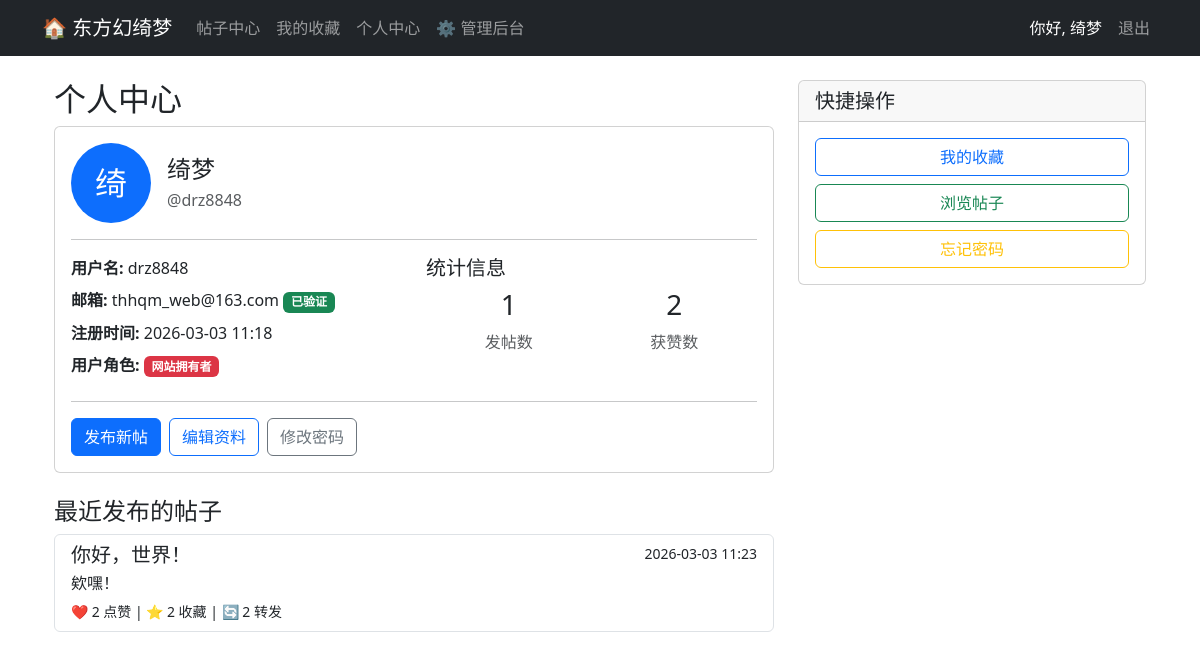
/accounts/profile/ (signed in), run on the app's committed database.
### accounts/models.py (models this page shows, shortened)
class UserProfile(models.Model):
    ROLE_CHOICES = (
        ('user', '普通用户'),
        ('mod', '管理员'),
        ('owner', '网站拥有者'),
    )
    user = models.OneToOneField(User, on_delete=models.CASCADE, related_name='profile')
    nickname = models.CharField(max_length=50, verbose_name="昵称", blank=True)
    security_question = models.CharField(max_length=200, verbose_name="密保问题", blank=True)
    security_answer = models.CharField(max_length=200, verbose_name="密保答案", blank=True)
    role = models.CharField(max_length=10, choices=ROLE_CHOICES, default='user', verbose_name="用户角色")
    is_muted = models.BooleanField(default=False, verbose_name="是否被禁言")
    email_verified = models.BooleanField(default=False, verbose_name="邮箱是否已验证")
    email_verification_token = models.CharField(max_length=64, blank=True, verbose_name="邮箱验证令牌")
    email_verification_sent_at = models.DateTimeField(null=True, blank=True, verbose_name="验证邮件发送时间")
    password_reset_token = models.CharField(max_length=64, blank=True, verbose_name="密码重置令牌")
    password_reset_sent_at = models.DateTimeField(null=True, blank=True, verbose_name="重置邮件发送时间")
    posts_count = models.IntegerField(default=0, verbose_name="发帖数量")
    likes_received = models.IntegerField(default=0, verbose_name="获得的点赞数")

### posts/models.py (models this page shows, shortened)
class Post(models.Model):
    author = models.ForeignKey(User, on_delete=models.CASCADE, related_name='posts')
    title = models.CharField(max_length=200, verbose_name="标题")
    content = models.TextField(verbose_name="内容 (支持文字和表情)")
    image = models.ImageField(upload_to='posts/%Y/%m/%d/', blank=True, null=True, verbose_name="图片")
    link = models.URLField(blank=True, null=True, verbose_name="链接 (选填)")
    created_at = models.DateTimeField(auto_now_add=True)
    likes_count = models.IntegerField(default=0)
    favorites_count = models.IntegerField(default=0)
    shares_count = models.IntegerField(default=0)
    class Meta:
        ordering = ['-created_at']

### accounts/views.py (the view)
# urls.py: path('profile/', views.profile, name='profile'),
@login_required
def profile(request):
    update_user_statistics(request.user)
    user_posts = request.user.posts.all().order_by('-created_at')[:5]
    context = {
        'user_posts': user_posts,
        'email_verification_required': settings.EMAIL_VERIFICATION_REQUIRED,
    }
    return render(request, 'accounts/profile.html', context)

### accounts/utils.py (called while the page is built)
def update_user_statistics(user):
    from posts.models import Post, Like
    user.profile.posts_count = user.posts.count()
    user_posts = user.posts.all()
    likes_received = Like.objects.filter(post__in=user_posts).count()
    user.profile.likes_received = likes_received
    user.profile.save()

### templates/accounts/profile.html (shortened to what this page needs)
{% extends 'base.html' %}
{% block content %}
<div class="container">
    <div class="row">
        <div class="col-md-8">
            <h2>个人中心</h2>
            <div class="card mb-4">
                <div class="card-body">
                    <div class="d-flex align-items-center mb-3">
                        <div class="me-3">
                            <div class="bg-primary text-white rounded-circle d-flex align-items-center justify-content-center"
                                 style="width: 80px; height: 80px; font-size: 32px;">
                                {{ user.profile.nickname|first|upper|default:user.username|first|upper }}
                            </div>
                        </div>
                        <div>
                            <h4 class="mb-1">{{ user.profile.nickname|default:user.username }}</h4>
                            <p class="text-muted mb-0">@{{ user.username }}</p>
                        </div>
                    </div>
                    <hr>
                    <div class="row">
                        <div class="col-md-6">
                            <p class="mb-2"><strong>用户名:</strong> {{ user.username }}</p>
                            <p class="mb-2"><strong>邮箱:</strong>
                                {{ user.email }}
                                {% if user.profile.email_verified %}
                                    <span class="badge bg-success">已验证</span>
                                {% else %}
                                    <span class="badge bg-warning">未验证</span>
                                    <a href="{% url 'resend_verification_email' %}" class="btn btn-sm btn-outline-primary ms-2">发送验证邮件</a>
                                {% endif %}
                            </p>
                            <p class="mb-2"><strong>注册时间:</strong> {{ user.date_joined|date:"Y-m-d H:i" }}</p>
                            <p class="mb-2"><strong>用户角色:</strong>
                                <span class="badge
                                    {% if user.profile.role == 'owner' %}bg-danger
                                    {% elif user.profile.role == 'mod' %}bg-warning
                                    {% else %}bg-primary{% endif %}">
                                    {{ user.profile.get_role_display }}
                                </span>
                            </p>
                        </div>
                        <div class="col-md-6">
                            <h5>统计信息</h5>
                            <div class="d-flex justify-content-around">
                                <div class="text-center">
                                    <h3>{{ user.profile.posts_count }}</h3>
                                    <p class="text-muted mb-0">发帖数</p>
                                </div>
                                <div class="text-center">
                                    <h3>{{ user.profile.likes_received }}</h3>
                                    <p class="text-muted mb-0">获赞数</p>
                                </div>
                            </div>
                        </div>
                    </div>
                    <hr>
                    <div class="d-flex gap-2">
                        <a href="{% url 'post_create' %}" class="btn btn-primary">发布新帖</a>
                        <a href="{% url 'profile_edit' %}" class="btn btn-outline-primary">编辑资料</a>
                        <a href="{% url 'change_password' %}" class="btn btn-outline-secondary">修改密码</a>
                    </div>
                </div>
            </div>
            {% if user_posts %}
            <h4>最近发布的帖子</h4>
            <div class="list-group">
                {% for post in user_posts %}
                <a href="{% url 'post_list' %}" class="list-group-item list-group-item-action">
                    <div class="d-flex w-100 justify-content-between">
                        <h5 class="mb-1">{{ post.title }}</h5>
                        <small>{{ post.created_at|date:"Y-m-d H:i" }}</small>
                    </div>
                    <p class="mb-1">{{ post.content|truncatewords:20 }}</p>
                    <small>
                        ❤️ {{ post.likes_count }} 点赞 |
                        ⭐ {{ post.favorites_count }} 收藏 |
                        🔄 {{ post.shares_count }} 转发
                    </small>
                </a>
                {% endfor %}
            </div>
            {% endif %}
        </div>
        <div class="col-md-4">
            <div class="card">
                <div class="card-header">
                    <h5 class="mb-0">快捷操作</h5>
                </div>
                <div class="card-body">
                    <div class="d-grid gap-2">
                        <a href="{% url 'favorites' %}" class="btn btn-outline-primary">我的收藏</a>
                        <a href="{% url 'post_list' %}" class="btn btn-outline-success">浏览帖子</a>
                        <a href="{% url 'password_reset_request' %}" class="btn btn-outline-warning">忘记密码</a>
                    </div>
                </div>
            </div>
        </div>
    </div>
</div>
{% endblock %}

### templates/base.html (shortened to what this page needs)
<!DOCTYPE html>
<html lang="zh-CN">
<head>
    <link href="https://cdn.jsdelivr.net/npm/bootstrap@5.3.0/dist/css/bootstrap.min.css" rel="stylesheet">
</head>
<body>
    <nav class="navbar navbar-expand-lg navbar-dark bg-dark mb-4">
        <div class="container">
            <a class="navbar-brand" href="{% url 'home' %}">🏠 东方幻绮梦</a>
            <div class="collapse navbar-collapse">
                <ul class="navbar-nav me-auto">
                    <li class="nav-item"><a class="nav-link" href="{% url 'post_list' %}">帖子中心</a></li>
                    {% if user.is_authenticated %}
                    <li class="nav-item"><a class="nav-link" href="{% url 'favorites' %}">我的收藏</a></li>
                    <li class="nav-item"><a class="nav-link" href="{% url 'profile' %}">个人中心</a></li>
                    {% endif %}
                    {% if user.is_superuser or user.profile.role == 'owner' or user.profile.role == 'mod' %}
                    <li class="nav-item"><a class="nav-link" href="/admin/">⚙️ 管理后台</a></li>
                    {% endif %}
                </ul>
                <ul class="navbar-nav">
                    {% if user.is_authenticated %}
                        <li class="nav-item"><span class="nav-link text-white">你好, {{ user.profile.nickname }}</span></li>
                        <li class="nav-item"><a class="nav-link" href="{% url 'logout' %}">退出</a></li>
                    {% else %}
                        <li class="nav-item"><a class="nav-link" href="{% url 'login' %}">登录</a></li>
                        <li class="nav-item"><a class="nav-link" href="{% url 'register' %}">注册</a></li>
                    {% endif %}
                </ul>
            </div>
        </div>
    </nav>
    <div class="container">
        {% block content %}{% endblock %}
    </div>
</body>
</html>

### data on the page
Post: title "你好，世界！", created_at "2026-03-03 11:23", content "欸嘿！", likes_count "2", favorites_count "2", shares_count "2"

### other printed values
{{ user.profile.nickname }} "绮梦"
{{ user.profile.nickname|first|upper|default:user.username|first|upper }} "绮"
{{ user.profile.nickname|default:user.username }} "绮梦"
{{ user.username }} "drz8848"
{{ user.email }} "thhqm_web@163.com"
{{ user.date_joined|date:"Y-m-d H:i" }} "2026-03-03 11:18"
{{ user.profile.get_role_display }} "网站拥有者"
{{ user.profile.posts_count }} "1"
{{ user.profile.likes_received }} "2"
